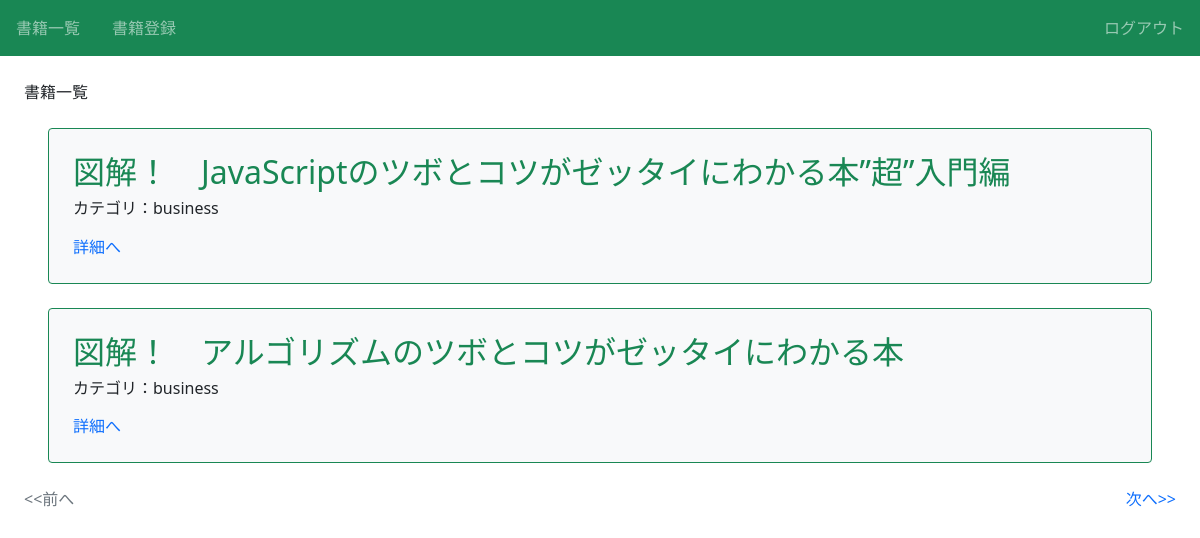
Page /book/ (signed in) on the committed database.
### book/models.py (models this page shows, shortened)
class Book(models.Model):
    title = models.CharField(max_length=100)
    text = models.TextField()
    thumbnail= models.ImageField(null=True, blank=True)
    category = models.CharField(
        max_length=100,
        choices=CATEGORY
    )
    user = models.ForeignKey('auth.User',on_delete=models.CASCADE)

### book/views.py (the view)
# urls.py: path('book/', views.ListBookView.as_view(), name = 'list-book'),
class ListBookView(LoginRequiredMixin,ListView):
    template_name = 'book/book_list.html'
    model = Book
    paginate_by = ITEM_PER_PAGE

### book/templates/book/book_list.html (shortened to what this page needs)
{% extends 'base.html' %}
{% block hl %}書籍一覧{% endblock %}
{% block content %}
    {% for item in object_list %}
    <div class="p-4 m-4 bg-light border border-success rounded">
        <h2 class="text-success">{{ item.title }}</h2>
        <h6>カテゴリ：{{ item.category }}</h6>
        <div class="mt-3">
          <a href="{% url 'detail-book' item.pk %}">詳細へ</a>
        </div>
      </div>
    {% endfor %}
    {% include 'book/components/pagination.html' %}
{% endblock content%}

### book/static/book/css/style.css (style rules this page uses)
a { text-decoration: none; }

### rows in the picture
Book: title "図解！ JavaScriptのツボとコツがゼッタイにわかる本”超”入門編", category "business"
Book: title "図解！ アルゴリズムのツボとコツがゼッタイにわかる本", category "business"
